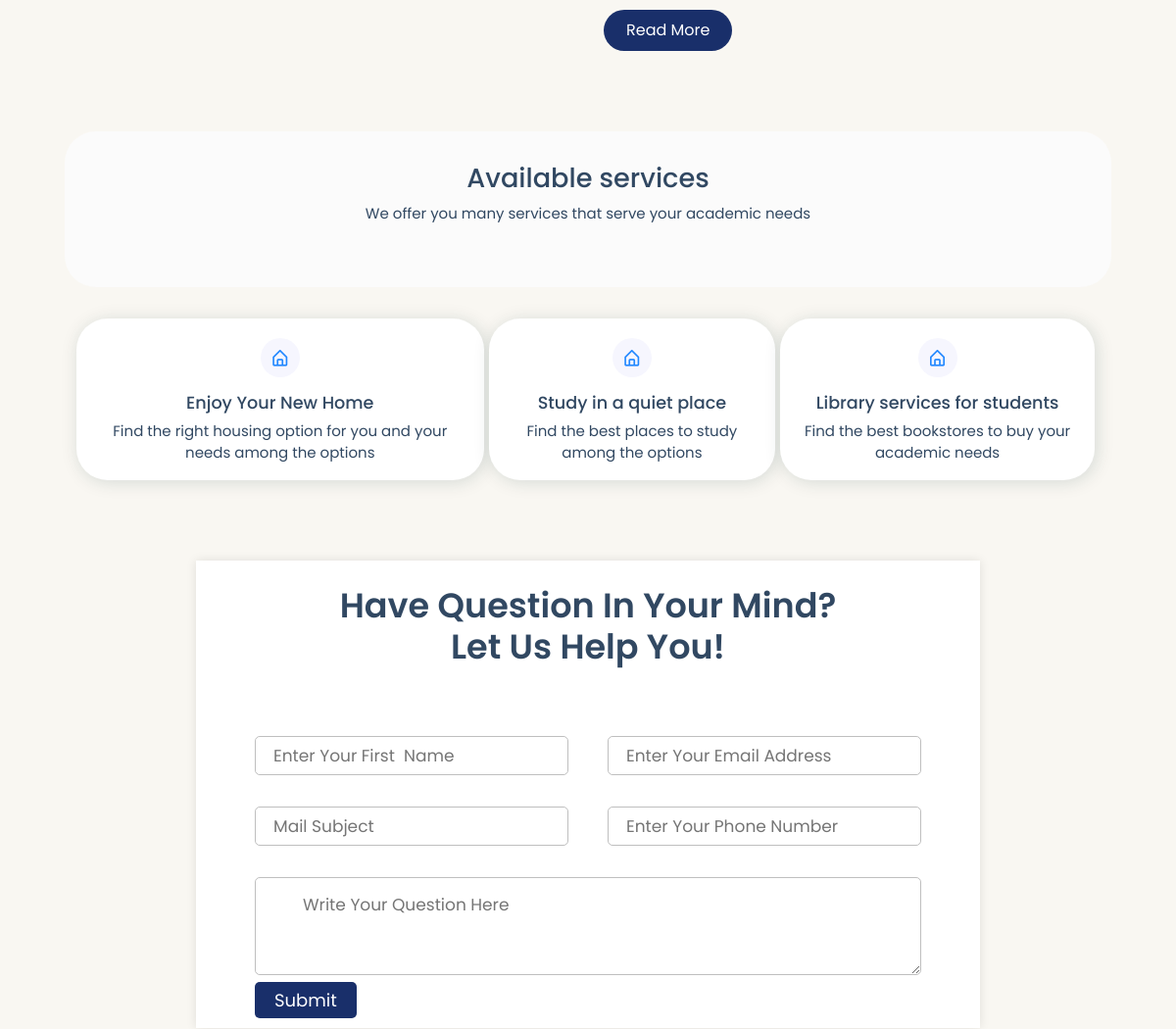
/ (middle part), run on an earlier commit of the app's database.
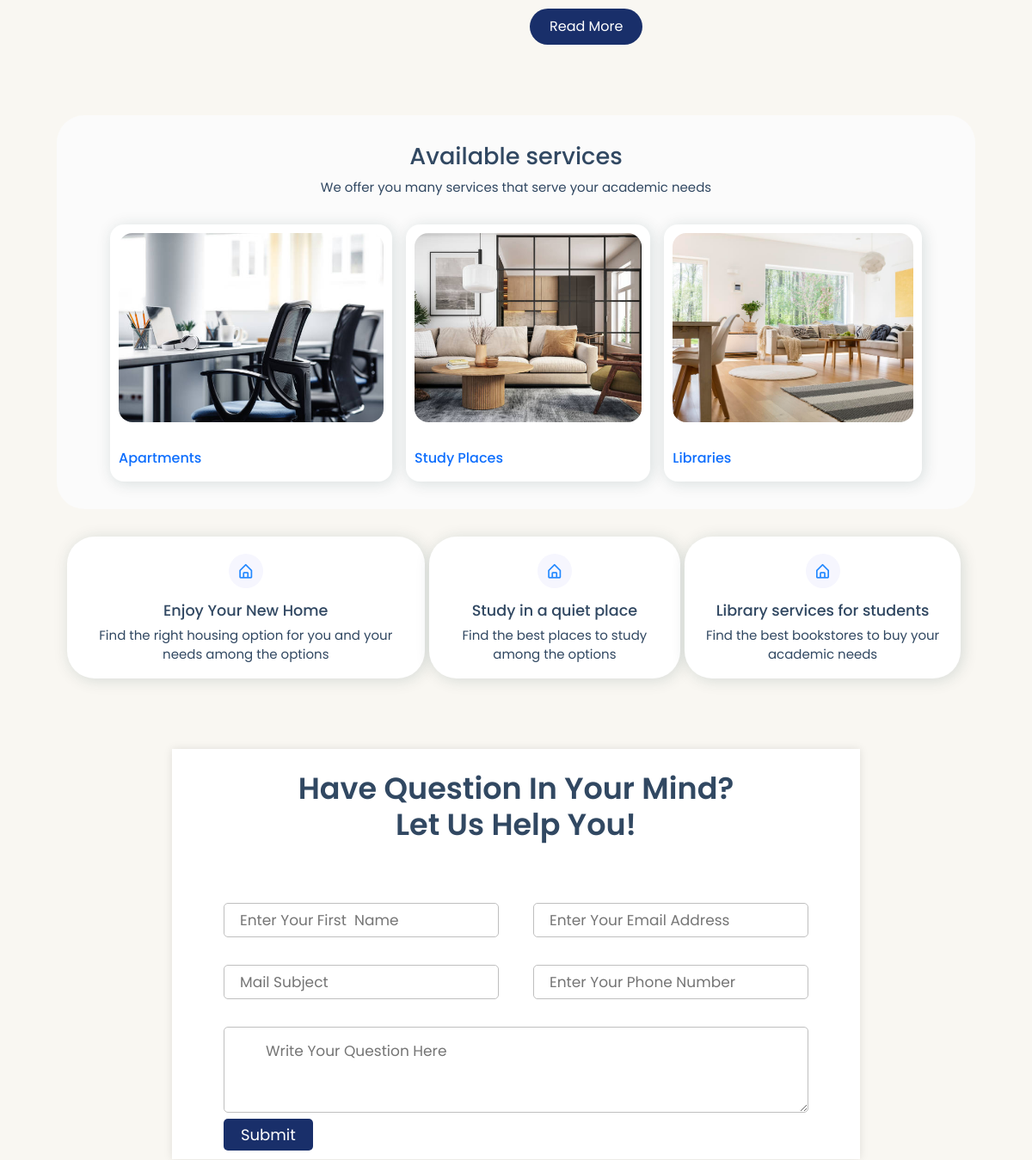
And on a later commit of the database.
### tables this page shows
CREATE TABLE `categories` (
  `id` int(11) NOT NULL,
  `cat_name` varchar(100) NOT NULL,
  `cat_img` varchar(100) NOT NULL
);

### processes/_visitorsMsg.php (called while the page is built, shortened)
<?php
$name = $email = $subject = $phone_number =  $message = "";
?>

### index.php (the view, shortened to what this page needs)
<?php
include "navbar.php";
include "./processes/_visitorsMsg.php";
?>
<section class="about container" id="about">
    <div class="about-img">
    </div>
    <div class="about-text m-0">
        <a href="./about.php" class="btn">Read More</a>
    </div>
</section>
<section class="properties container" id="properties">
    <div class="heading">
        <h2>Available services</h2>
        <p>We offer you many services that serve your academic needs</p>
    </div>
    <div class="properties-container container">
        <?php
        $rows = mysqli_query($conn, "SELECT * FROM categories");
        foreach ($rows as $row) : ?>
            <a href="./card.php?id=<?php echo $row['id'] ?>">
                <div class="box">
                    <img src="./layout/images/<?php echo $row['cat_img']; ?>">
                    <div class="contant">
                        <div class="text">
                            <h3><?php echo $row['cat_name']; ?></h3>
                        </div>
                    </div>
                </div>
            </a>
        <?php endforeach ?>
    </div>
</section>
<section class="sales container" id="sales">
    <div class="box">
        <i class='bx bx-home-alt'></i>
        <h3>Enjoy Your New Home</h3>
        <p>Find the right housing option for you and your needs among the options</p>
    </div>
    <div class="box">
        <i class='bx bx-home-alt'></i>
        <h3>Study in a quiet place</h3>
        <p>Find the best places to study among the options</p>
    </div>
    <div class="box">
        <i class='bx bx-home-alt'></i>
        <h3>Library services for students</h3>
        <p>Find the best bookstores to buy your academic needs</p>
    </div>
</section>
<section class="newsletter container" id="contact">
    <h2>Have Question In Your Mind? <br>Let Us Help You!</h2>
    <form action="" method="POST">
        <div class="form-row">
            <div class="input-data">
                <input type="text" placeholder="Enter Your First  Name" name="name" value="<?php echo $name ?>">
            </div>
            <div class="input-data">
                <input type="email" placeholder="Enter Your Email Address" name="email" value="<?php echo $email ?>">
            </div>
        </div>
        <div class="form-row">
            <div class="input-data">
                <input type="text" placeholder="Mail Subject" name="subject" value="<?php echo $subject ?>">
            </div>
            <div class="input-data">
                <input type="text" placeholder="Enter Your Phone Number" name="phone_number" value="<?php echo $phone_number ?>">
            </div>
        </div>
        <div class="form-row textarea">
            <div class="input-data">
                <textarea id="textarea" cols="37" rows="3" placeholder="Write Your Question Here" name="message" value="<?php echo $message ?>"></textarea>
            </div>
        </div>
        <div class="form-row submit-btn">
            <div class="input-data">
                <button class="btn-style" name="visitorsMsg">Submit</button>
            </div>
        </div>
    </form>
</section>
<?php include "footer.php"; ?>

What changed in the data, as far as the page shows it:
added categories: cat_img (picture), cat_name "Apartments"
added categories: cat_img (picture), cat_name "Study Places"
added categories: cat_img (picture), cat_name "Libraries"
